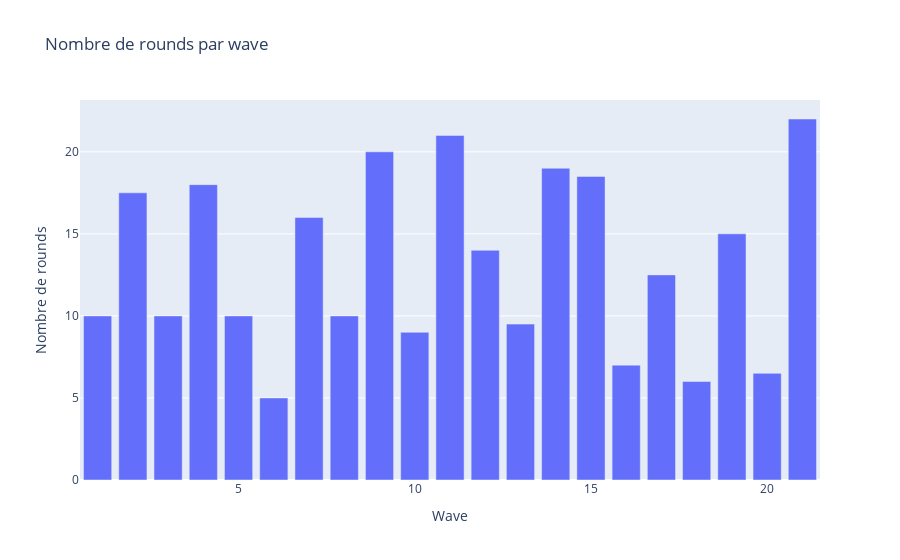

Here is the notebook cell this chart was saved with:
### Markdown cell above
- Chaque ligne represente un speed date entre un homme et un femme 
- il y a eu 21 évenements appelés "wave" entre oct 2002 et avril 2004
- pour chaque participants, 5 à 22 personnes rencontrées par wave (= round)
- 551 personnes différentes ont participé au moins une fois à ces événements. 
- a chaque évènement, il y a eu un ratio homme/femme presque toujours équilibré
- 16,4% des speed dates se sont conclus par un match

### Code cell
# Nombre de rounds par wave
rounds_per_wave = df.groupby("wave")["round"].mean().reset_index()

fig = px.bar(
    rounds_per_wave,
    x="wave",
    y="round",
    labels={"wave": "Wave", "round": "Nombre de rounds"},
    title="Nombre de rounds par wave",
    hover_data={"wave": True, "round": True}
)

fig.show()

### Figure 1 — Plotly figure (JSON) as saved in the notebook; plotly's stock layout.template omitted (floating-point values rounded to 4 significant figures)
{"data": [{"hovertemplate": "Wave=%{x}<br>Nombre de rounds=%{y}<extra></extra>", "legendgroup": "", "marker": {"color": "#636efa", "pattern": {"shape": ""}}, "name": "", "orientation": "v", "showlegend": false, "textposition": "auto", "type": "bar", "x": [1, 2, 3, 4, 5, 6, 7, 8, 9, 10, 11, 12, 13, 14, 15, 16, 17, 18, 19, 20, 21], "xaxis": "x", "y": [10.0, 17.5, 10.0, 18.0, 10.0, 5.0, 16.0, 10.0, 20.0, 9.0, 21.0, 14.0, 9.5, 19.0, 18.5, 7.0, 12.5, 6.0, 15.0, 6.5, 22.0], "yaxis": "y"}], "layout": {"barmode": "relative", "legend": {"tracegroupgap": 0}, "title": {"text": "Nombre de rounds par wave"}, "xaxis": {"anchor": "y", "domain": [0, 1], "title": {"text": "Wave"}}, "yaxis": {"anchor": "x", "domain": [0, 1], "title": {"text": "Nombre de rounds"}}}}
